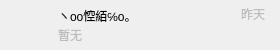
<?xml version="1.0" encoding="UTF-8"?>
<ui version="4.0">
 <class>Form</class>
 <widget class="QWidget" name="Form">
  <property name="geometry">
   <rect>
    <x>0</x>
    <y>0</y>
    <width>280</width>
    <height>50</height>
   </rect>
  </property>
  <property name="minimumSize">
   <size>
    <width>280</width>
    <height>50</height>
   </size>
  </property>
  <property name="maximumSize">
   <size>
    <width>280</width>
    <height>50</height>
   </size>
  </property>
  <property name="windowTitle">
   <string>Form</string>
  </property>
  <layout class="QHBoxLayout" name="itemLayout">
   <property name="spacing">
    <number>5</number>
   </property>
   <property name="leftMargin">
    <number>10</number>
   </property>
   <property name="topMargin">
    <number>5</number>
   </property>
   <property name="rightMargin">
    <number>15</number>
   </property>
   <property name="bottomMargin">
    <number>5</number>
   </property>
   <item>
    <widget class="QLabel" name="userLabel">
     <property name="minimumSize">
      <size>
       <width>40</width>
       <height>40</height>
      </size>
     </property>
     <property name="maximumSize">
      <size>
       <width>40</width>
       <height>40</height>
      </size>
     </property>
     <property name="styleSheet">
      <string notr="true">QLabel#userLabel {
	image: url(:/res/resources/icon.ico);
}</string>
     </property>
     <property name="lineWidth">
      <number>0</number>
     </property>
     <property name="text">
      <string/>
     </property>
    </widget>
   </item>
   <item>
    <widget class="QWidget" name="infoWidget" native="true">
     <layout class="QVBoxLayout" name="infoLayout">
      <property name="spacing">
       <number>2</number>
      </property>
      <property name="leftMargin">
       <number>3</number>
      </property>
      <property name="topMargin">
       <number>2</number>
      </property>
      <property name="rightMargin">
       <number>0</number>
      </property>
      <property name="bottomMargin">
       <number>2</number>
      </property>
      <item>
       <widget class="QLabel" name="nameLabel">
        <property name="text">
         <string>ヽoo悾絔℅o。</string>
        </property>
       </widget>
      </item>
      <item>
       <widget class="QLabel" name="moodLabel">
        <property name="styleSheet">
         <string notr="true">color: rgb(188, 188, 188);</string>
        </property>
        <property name="text">
         <string>暂无</string>
        </property>
       </widget>
      </item>
     </layout>
    </widget>
   </item>
   <item>
    <widget class="QLabel" name="timeLabel">
     <property name="minimumSize">
      <size>
       <width>30</width>
       <height>0</height>
      </size>
     </property>
     <property name="maximumSize">
      <size>
       <width>30</width>
       <height>16777215</height>
      </size>
     </property>
     <property name="styleSheet">
      <string notr="true">color: rgb(188, 188, 188);</string>
     </property>
     <property name="text">
      <string>昨天</string>
     </property>
     <property name="alignment">
      <set>Qt::AlignRight|Qt::AlignTop|Qt::AlignTrailing</set>
     </property>
    </widget>
   </item>
  </layout>
 </widget>
 <resources/>
 <connections/>
</ui>
